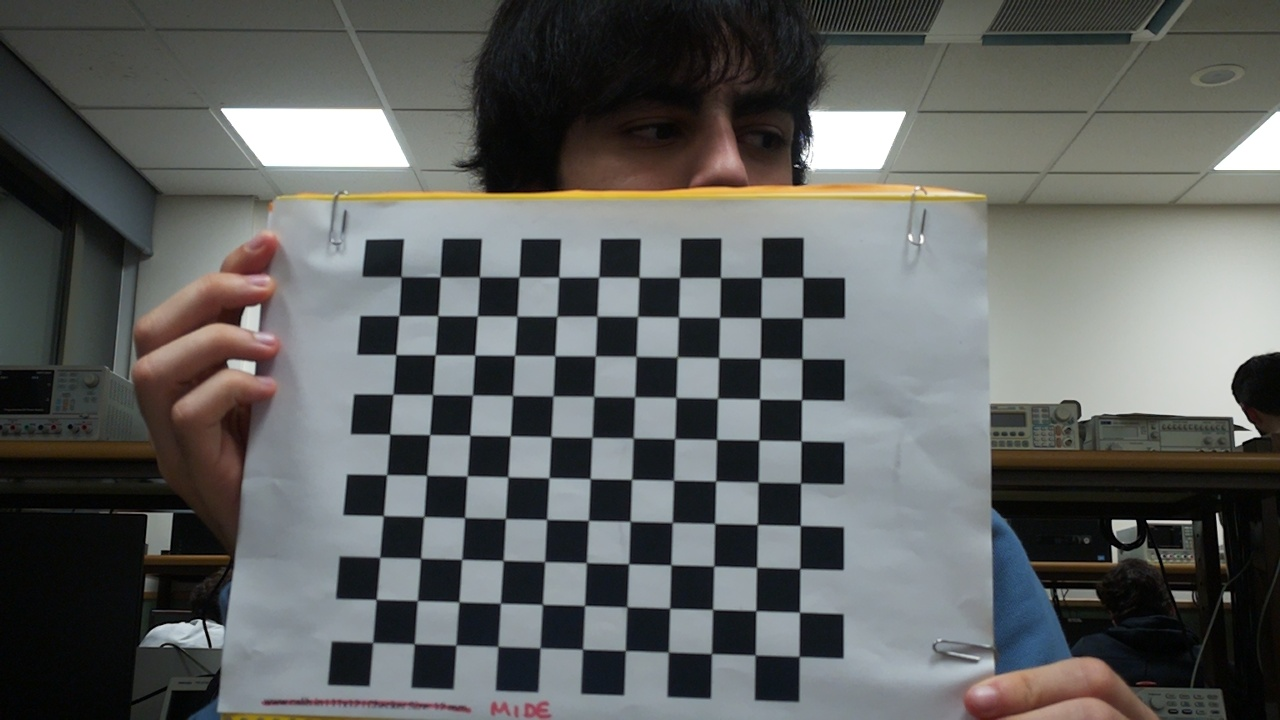
#> input picture calibration_images/0.jpg, 1280 x 720 px; its folder holds 4 pictures in this run
$ python camera_calibration.py
#> lines starting #> are read from the running program, lines starting #| are printed output that depends on the picture
import cv2 #pip install opencv-python-headless
import glob
import copy
import numpy as np
import imageio
import matplotlib.pyplot as plt
import os

def load_images(filenames):
    return [imageio.v3.imread(filename) for filename in filenames]
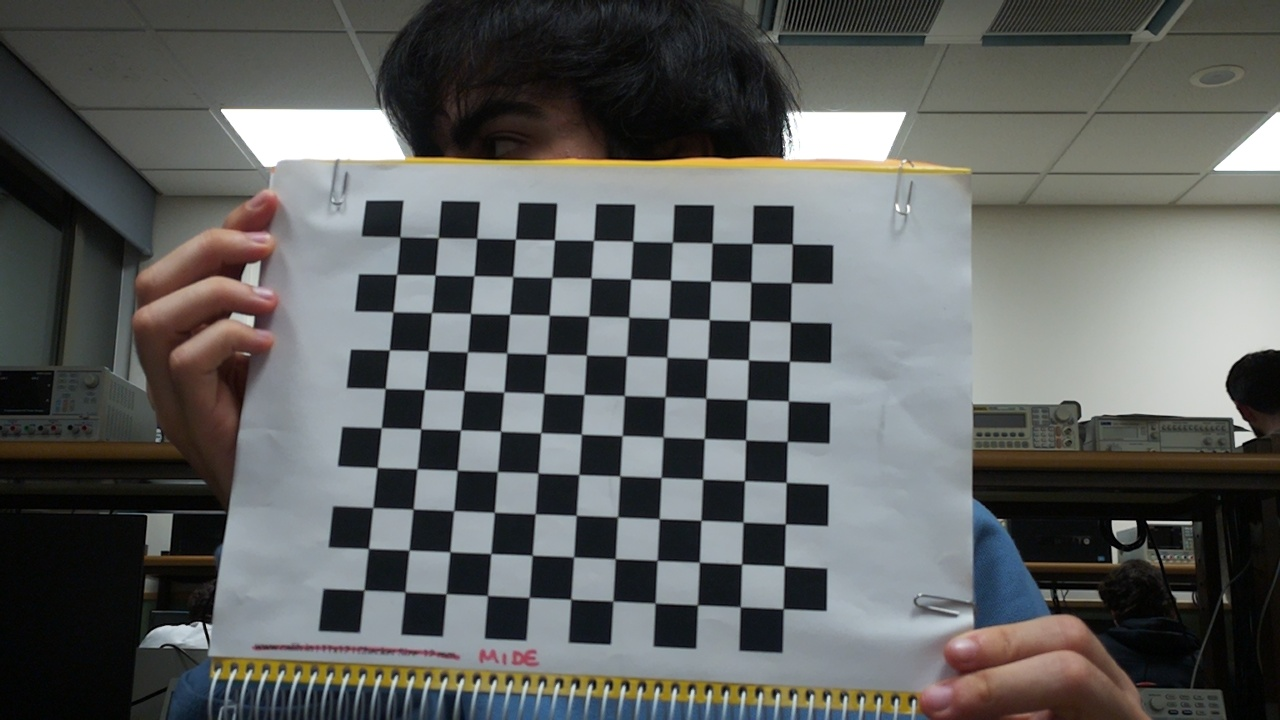
#> input picture calibration_images/1.jpg, 1280 x 720 px
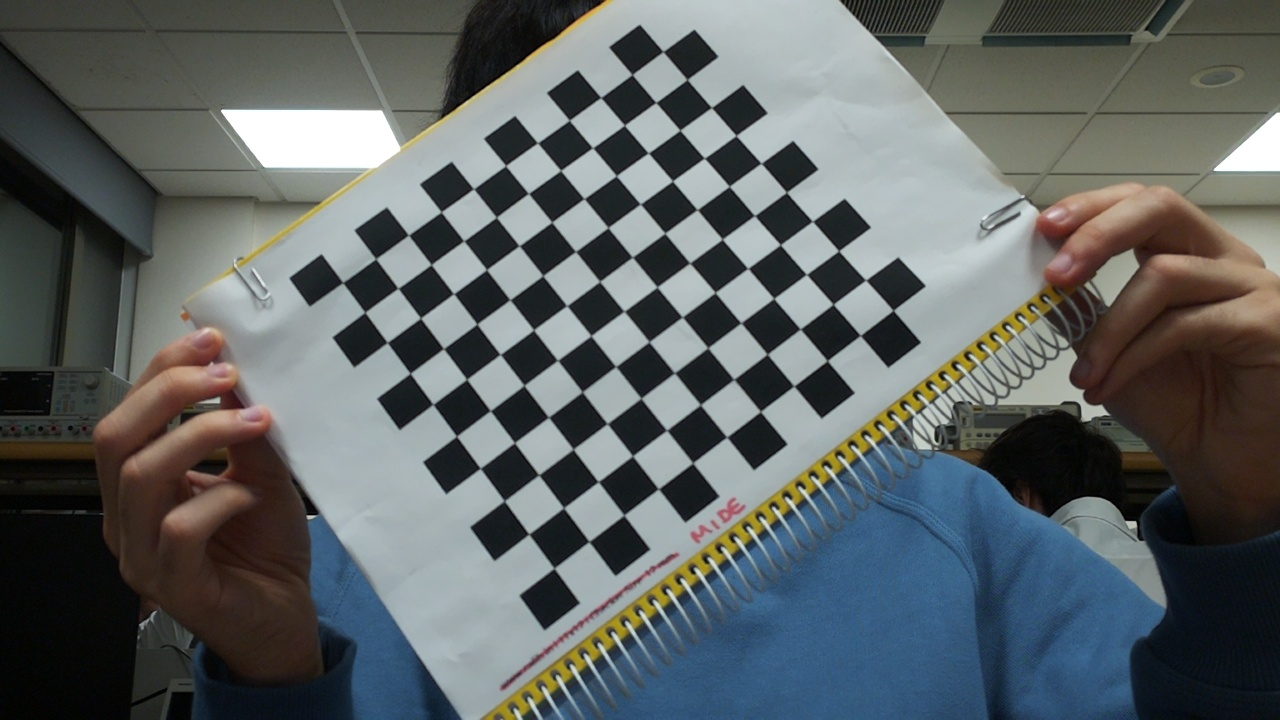
#> input picture calibration_images/10.jpg, 1280 x 720 px
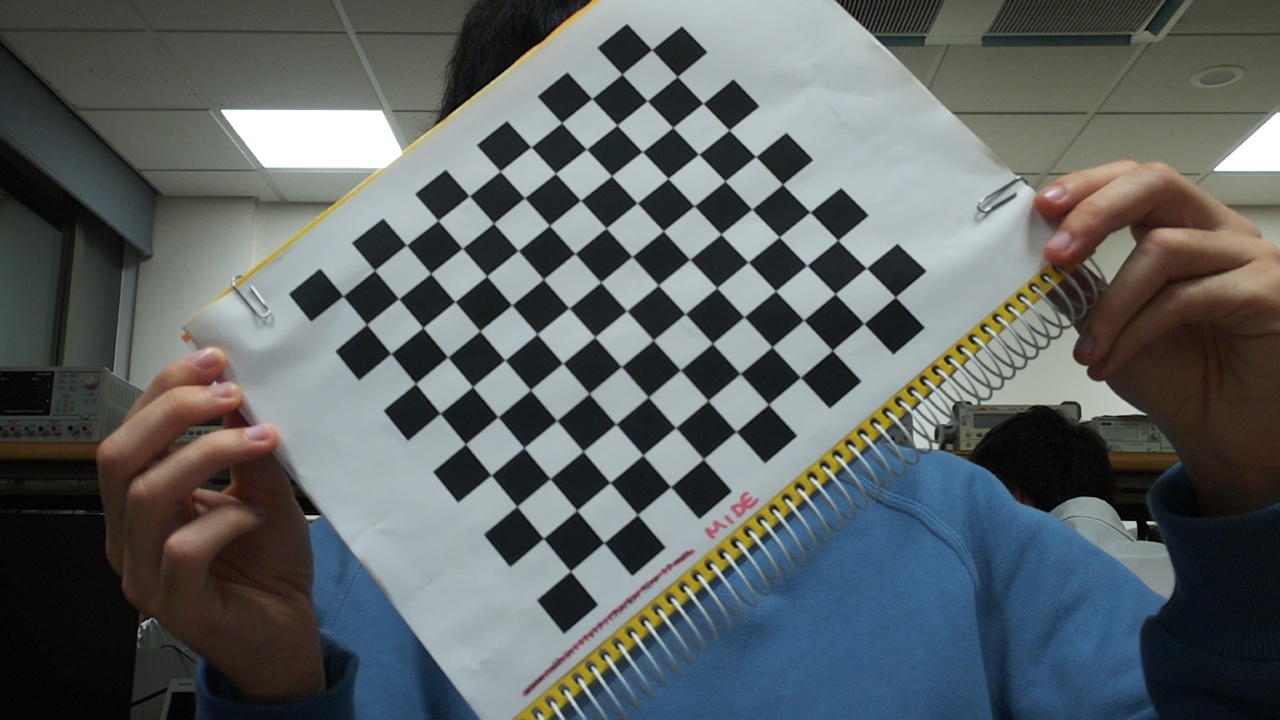
#> input picture calibration_images/11.jpg, 1280 x 720 px

def get_chessboard_points(chessboard_shape, dx, dy):
    # Create a list of coordinates for the chessboard corners
    points = [[i * dx, j * dy, 0] for i in range(chessboard_shape[0]) for j in range(chessboard_shape[1])]
    return np.array(points, dtype=np.float32)

def draw_chessboard_corners(gray_images, corners):
    painted_images = []
    for gray_img, corner in zip(gray_images, corners):
        if corner is not None and corner.any():
            cv2.drawChessboardCorners(gray_img, (11, 10), corner, True)
            painted_images.append(gray_img)
    return painted_images
def calibration_camera():
    # Load images
    current_directory = os.getcwd()
    image_path = os.path.join(current_directory, "calibration_images")
    image_files = [i for i in glob.glob(os.path.join(image_path, '*.jpg'))]
    loaded_images = load_images(image_files)
#> loaded_images = 4 items
    images_to_process = load_images(image_files)
#> images_to_process = 4 items

    print(f"Total number of images: {len(loaded_images)}\n")
#| Total number of images: 4

    # Extract corners
    corners = []
    updated_images = []

    for i, img in enumerate(images_to_process):
        success, corner = cv2.findChessboardCorners(img, (11, 10))
        print(f"Processing Image {i}: {success}")
        print(corner)
        if success:
            corners.append(corner)
            updated_images.append(img)
#> this loop made 4 passes
#> (printed output is left out)
#> after the loop, corners = 4 items; updated_images = 4 items

    loaded_images = updated_images

    # Optional: Creating a deep copy to avoid data loss during cornerSubPix
    corners_copy = copy.deepcopy(corners)
#> corners_copy = 4 items

    # Criteria for termination
    criteria = (cv2.TERM_CRITERIA_EPS + cv2.TERM_CRITERIA_MAX_ITER, 30, 0.01)

    # Convert images to grayscale
    gray_images = [cv2.cvtColor(img, cv2.COLOR_BGR2GRAY) for img in loaded_images]
#> gray_images = 4 items
#> img is the input picture: shape (720, 1280, 3); mean R, G, B 92.8, 98.9, 99.8

    # Refine corners using cornerSubPix
    refined_corners = [cv2.cornerSubPix(gray_img, corner, (11, 10), (-1, -1), criteria) if corner is not None and corner.any() else [] for gray_img, corner in zip(gray_images, corners_copy)]
#> refined_corners = 4 items

    copied_images = copy.deepcopy(loaded_images)
#> copied_images = 4 items
    painted_images = draw_chessboard_corners(copied_images[:], refined_corners)
#> the loop in draw_chessboard_corners, `for gray_img, corner in zip(gray_images, corners):` made 4 passes
#> painted_images = 4 items

    # Display images with painted corners
    plt.figure(figsize=(10,10))
    for i in range(4):
        plt.subplot(2, 2, i+1)
        plt.imshow(painted_images[i])
    plt.show()
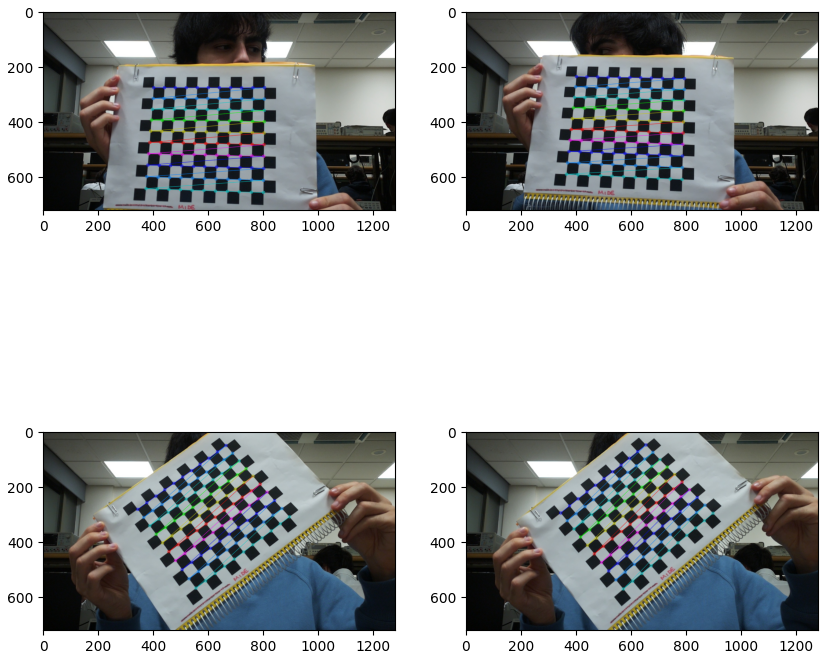
#> figure drawn by matplotlib, 4 panels

    # Get chessboard points
    chessboard_points = get_chessboard_points((11, 10), 16.5, 16.5)

    valid_corners = [corner for corner in refined_corners if corner is not None and corner.any()]
#> valid_corners = 4 items
    num_valid_images = len(valid_corners)
#> num_valid_images = 4

    # Create a matrix with the coordinates of the corners
    real_world_points = get_chessboard_points((11, 10), 16.5, 16.5)

    # Convert the coordinates list to a numpy array in the reference system
    object_points = np.asarray([real_world_points for i in range(num_valid_images)], dtype=np.float32)

    # Convert the corners list to an array
    image_points = np.asarray(valid_corners, dtype=np.float32)

    # Calibrate the camera
    rms_error, intrinsic_matrix, distortion_coefficients, rotation_vectors, translation_vectors = cv2.calibrateCamera(object_points, image_points, gray_images[0].shape[::-1], None, None)
#> rms_error = 137.2; intrinsic_matrix = [[225, 0, 624.7], [0, 135.3, 288.1], [0, 0, 1]]; distortion_coefficients = [[-0.076, 0.00102, 0.0527, -0.0128, -4.93e-06]]; rotation_vectors = ([0.431, 1.3, 0.454], [0.492, 1.33, 0.533], [1.34, 0.836, 0.787], [1.01, 1.12, 0.404]); translation_vectors = ([-24.74, 18.6, 146.5], [-25.07, -19.16, 136.6], [-47.71, -75.19, 48.83], [-57.47, -107.5, 70.73])

    # Calculate extrinsics matrix using Rodrigues on each rotation vector and its translation vector
    extrinsics_matrix = list(map(lambda rvec, tvec: np.hstack((cv2.Rodrigues(rvec)[0], tvec)), rotation_vectors, translation_vectors))
#> extrinsics_matrix = 4 items

    # Save the calibration file
    np.savez('calibration_results', intrinsic=intrinsic_matrix, extrinsic=extrinsics_matrix)

    # Print some calibration results
    print("Intrinsic Matrix:\n", intrinsic_matrix)
    print("Distortion Coefficients:\n", distortion_coefficients)
    print("Root Mean Square Reprojection Error:\n", rms_error)

    # Calculate the extrinsics with Rodrigues given the translation and rotation matrices
    extrinsics_matrix = list(map(lambda rvec, tvec: np.hstack((cv2.Rodrigues(rvec)[0], tvec)), rotation_vectors, translation_vectors))
    print("Extrinsics Matrix:\n", extrinsics_matrix)

if __name__ == '__main__':
    calibration_camera()
